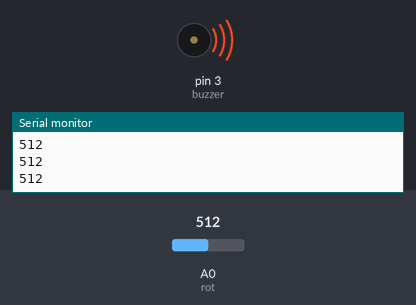
Recording of a sketch running on a simulated Arduino Uno, built with avr-gcc and run on an emulated ATmega328P. Shown: buzzer (waves = sounding), the last lines printed to the serial monitor. The test bench sets the inputs (shaded band); at power-on: A0 (rot) = 512.

Above: at 1.2 s.
1.3 s: A0 (rot) set to 0
At 1.8 s:
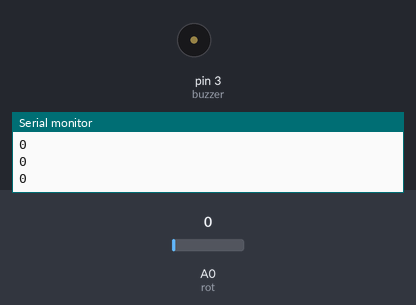
2.8 s: A0 (rot) set to 122
At 4.3 s:
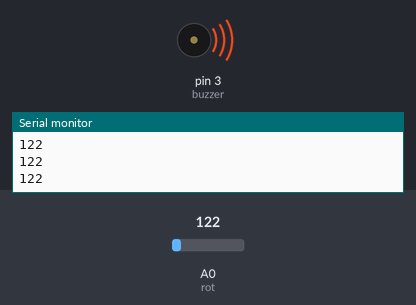
Timing chart, 0 to 5.8 s (numbered marks = the images above; inputs shaded):
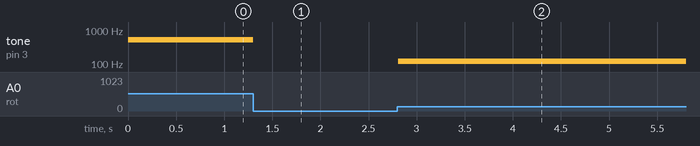

The sketch:

piezoBuzzer.ino
```cpp
//Buzzer am digitalen Pin D3 angeschlossen
#define buzzer 3

//Drehpotentiometer am analogen Pin A0 angeschlossen
#define rot A0

void setup() {
  //den Pin als Ausgang definieren
  pinMode(buzzer, OUTPUT);
  //beginn der seriellen Kommunikation mit 9600 baud
  Serial.begin(9600);
}

void loop() {
  //lesen des aktuellen, analogen Wertes vom Drehpotentiometer
  int value = analogRead(rot);
  //Ausgeben des Wertes auf der seriellen Schnittstelle
  Serial.println(value);
  //einen Ton ausgeben.
  tone(buzzer, value);
}
```

Measured:
- after the input at 1.3 s, tone on pin 3 (buzzer): 512 Hz → silent at once
- after the input at 2.8 s, tone on pin 3 (buzzer): silent → 122 Hz at once
